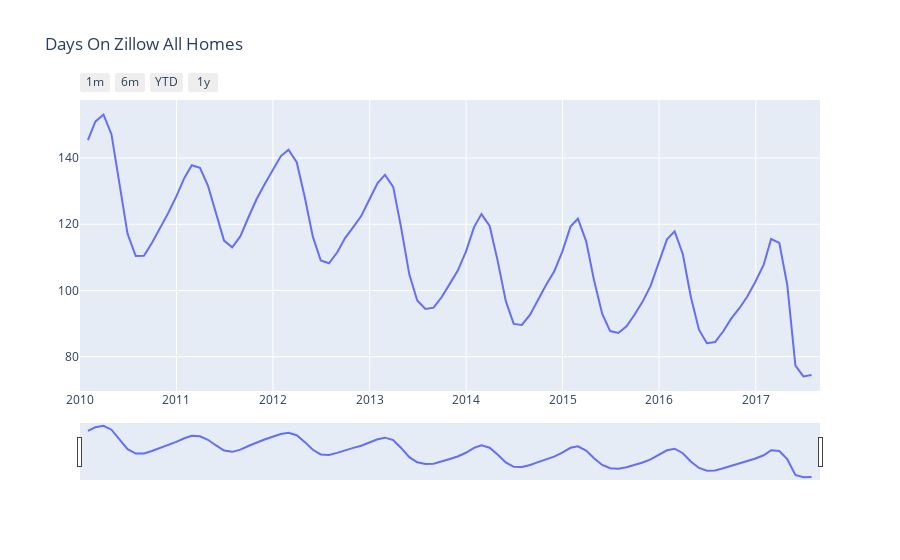

Write notebook code for a chart like this one.
### Code cell
# This code creates a Plotly line chart for the variable "DaysOnZillow_AllHomes" in the dataset "months_data", 
# which shows the trend of the average number of days a home stays on Zillow for each month. 
# The layout of the chart includes a title, 
# x-axis range and range selector to enable zooming and panning along the x-axis. 
# The chart is then displayed using the "iplot" function from Plotly's offline mode.

data = [go.Scatter(x=months_data['Date'], y = months_data['DaysOnZillow_AllHomes'])]
#layout = {'title': 'Days On Zillow All Homes', 'font': dict(size=16),'xaxis':{'range':['2010-01-01','2017-09-01']}}
layout = dict(
    title='Days On Zillow All Homes',
    xaxis=dict(
        range=['2010-01-01','2017-09-01'],
        rangeselector=dict(
            buttons=list([
                dict(count=1,
                     label='1m',
                     step='month',
                     stepmode='backward'),
                dict(count=6,
                     label='6m',
                     step='month',
                     stepmode='backward'),
                dict(count=1,
                    label='YTD',
                    step='year',
                    stepmode='todate'),
                dict(count=1,
                    label='1y',
                    step='year',
                    stepmode='backward'),
                #dict(step='all')
            ])
        ),
        rangeslider=dict(range=['2010-01-01','2017-09-01']),
        type='date'
    )
)
py.iplot({'data':data,
         'layout': layout})

### Figure 1 — Plotly figure (JSON) as saved in the notebook; plotly's stock layout.template omitted (floating-point values rounded to 4 significant figures; data arrays with more than 128 entries replaced by an {"elided": "..."} marker saying what was removed)
{"data": [{"type": "scatter", "x": {"elided": "257 str values"}, "y": {"elided": "257 float values"}}], "layout": {"title": {"text": "Days On Zillow All Homes"}, "xaxis": {"range": ["2010-01-01", "2017-09-01"], "rangeselector": {"buttons": [{"count": 1, "label": "1m", "step": "month", "stepmode": "backward"}, {"count": 6, "label": "6m", "step": "month", "stepmode": "backward"}, {"count": 1, "label": "YTD", "step": "year", "stepmode": "todate"}, {"count": 1, "label": "1y", "step": "year", "stepmode": "backward"}]}, "rangeslider": {"range": ["2010-01-01", "2017-09-01"]}, "type": "date"}}}
